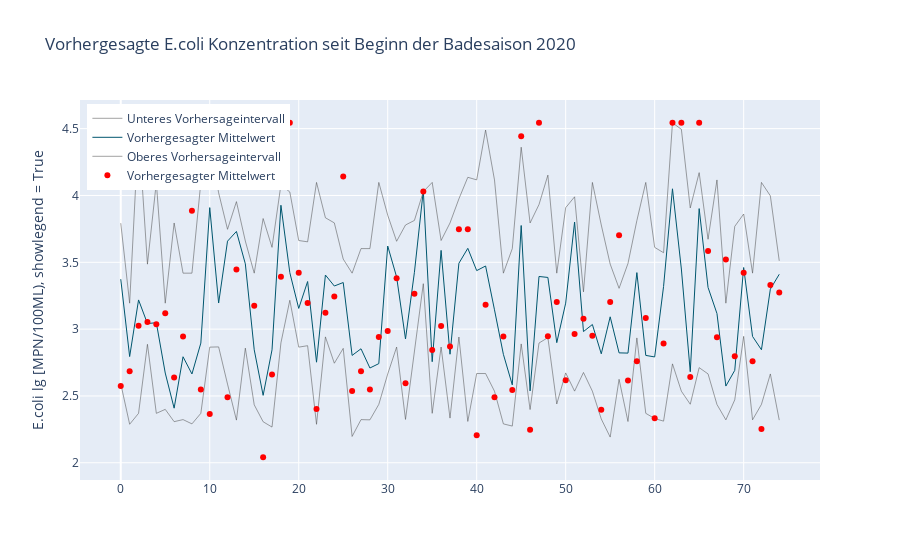

Notebook source saved alongside this figure:
### Code cell
import plotly.graph_objects as go

upper_bound = go.Scatter(name="Oberes Vorhersageintervall",
x= predictions["Nummer"],
y=predictions["upper"],
mode="lines",
line=dict(width=0.5, color="rgba(68, 68, 68, 1)"),
fillcolor="rgba(68, 68, 68, 1)")#, fill="tonexty")

mean = go.Scatter(name="Vorhergesagter Mittelwert",
x= predictions["Nummer"],
y=predictions["mid"],
marker = dict(color = "rgb(0, 86, 110)"),
mode="lines",
line=dict(width=1, color= "rgb(0, 86, 110)"),
fillcolor="rgba(68, 68, 68, 0.1)")#, fill="tonexty")

measurements = go.Scatter(name="Vorhergesagter Mittelwert",
x= predictions["Nummer"],
y=predictions["value"],
marker = dict(color = "red"),
mode="markers",
line=dict(width=1, color= "red"),
fillcolor="rgba(68, 68, 68, 0.1)")#, fill="tonexty")



lower_bound = go.Scatter(name="Unteres Vorhersageintervall",
x= predictions["Nummer"],
y=predictions["lower"],
mode="lines",
line=dict(width=0.5, color="rgba(68, 68, 68, 1)"))

data = [lower_bound, mean, upper_bound, measurements]

layout=go.Layout(title='Vorhergesagte E.coli Konzentration seit Beginn der Badesaison 2020',
yaxis=dict(title="E.coli lg [MPN/100ML), showlegend = True"))

fig=go.Figure(data=data, layout = layout)
fig.update_layout(legend=dict(
    yanchor="top",
    title=None,
    y=0.99,
    xanchor="left",
    x=0.01
))

fig.show()

### Figure 1 — Plotly figure (JSON) as saved in the notebook; plotly's stock layout.template omitted (floating-point values rounded to 4 significant figures)
{"data": [{"line": {"color": "rgba(68, 68, 68, 1)", "width": 0.5}, "mode": "lines", "name": "Unteres Vorhersageintervall", "type": "scatter", "x": [0, 1, 2, 3, 4, 5, 6, 7, 8, 9, 10, 11, 12, 13, 14, 15, 16, 17, 18, 19, 20, 21, 22, 23, 24, 25, 26, 27, 28, 29, 30, 31, 32, 33, 34, 35, 36, 37, 38, 39, 40, 41, 42, 43, 44, 45, 46, 47, 48, 49, 50, 51, 52, 53, 54, 55, 56, 57, 58, 59, 60, 61, 62, 63, 64, 65, 66, 67, 68, 69, 70, 71, 72, 73, 74], "y": [2.592, 2.288, 2.37, 2.887, 2.37, 2.4, 2.308, 2.323, 2.291, 2.37, 2.865, 2.867, 2.589, 2.319, 2.858, 2.434, 2.307, 2.267, 2.897, 3.216, 2.865, 2.876, 2.288, 2.942, 2.745, 2.856, 2.197, 2.323, 2.321, 2.437, 2.664, 2.866, 2.324, 2.83, 3.34, 2.37, 2.866, 2.334, 2.941, 2.309, 2.668, 2.668, 2.536, 2.291, 2.275, 2.889, 2.398, 2.896, 2.936, 2.44, 2.672, 2.536, 2.676, 2.536, 2.328, 2.192, 2.625, 2.309, 2.934, 2.37, 2.331, 2.312, 2.74, 2.536, 2.438, 2.712, 2.665, 2.436, 2.321, 2.471, 2.946, 2.321, 2.437, 2.665, 2.319]}, {"fillcolor": "rgba(68, 68, 68, 0.1)", "line": {"color": "rgb(0, 86, 110)", "width": 1}, "marker": {"color": "rgb(0, 86, 110)"}, "mode": "lines", "name": "Vorhergesagter Mittelwert", "type": "scatter", "x": [0, 1, 2, 3, 4, 5, 6, 7, 8, 9, 10, 11, 12, 13, 14, 15, 16, 17, 18, 19, 20, 21, 22, 23, 24, 25, 26, 27, 28, 29, 30, 31, 32, 33, 34, 35, 36, 37, 38, 39, 40, 41, 42, 43, 44, 45, 46, 47, 48, 49, 50, 51, 52, 53, 54, 55, 56, 57, 58, 59, 60, 61, 62, 63, 64, 65, 66, 67, 68, 69, 70, 71, 72, 73, 74], "y": [3.374, 2.795, 3.218, 3.042, 3.048, 2.672, 2.409, 2.793, 2.665, 2.896, 3.909, 3.195, 3.658, 3.731, 3.488, 2.845, 2.505, 2.845, 3.927, 3.422, 3.155, 3.356, 2.753, 3.405, 3.323, 3.349, 2.803, 2.853, 2.709, 2.742, 3.622, 3.39, 2.926, 3.425, 4.036, 2.756, 3.589, 2.812, 3.493, 3.605, 3.438, 3.472, 3.144, 2.811, 2.583, 3.775, 2.538, 3.394, 3.387, 2.899, 3.194, 3.801, 2.982, 3.035, 2.815, 3.092, 2.822, 2.821, 3.423, 2.803, 2.792, 3.319, 4.05, 3.45, 2.681, 3.902, 3.312, 3.117, 2.574, 2.692, 3.461, 2.945, 2.846, 3.299, 3.411]}, {"fillcolor": "rgba(68, 68, 68, 1)", "line": {"color": "rgba(68, 68, 68, 1)", "width": 0.5}, "mode": "lines", "name": "Oberes Vorhersageintervall", "type": "scatter", "x": [0, 1, 2, 3, 4, 5, 6, 7, 8, 9, 10, 11, 12, 13, 14, 15, 16, 17, 18, 19, 20, 21, 22, 23, 24, 25, 26, 27, 28, 29, 30, 31, 32, 33, 34, 35, 36, 37, 38, 39, 40, 41, 42, 43, 44, 45, 46, 47, 48, 49, 50, 51, 52, 53, 54, 55, 56, 57, 58, 59, 60, 61, 62, 63, 64, 65, 66, 67, 68, 69, 70, 71, 72, 73, 74], "y": [3.793, 3.194, 4.495, 3.486, 4.098, 3.194, 3.794, 3.419, 3.419, 4.098, 4.39, 4.02, 3.747, 3.954, 3.659, 3.419, 3.827, 3.612, 4.079, 4.026, 3.663, 3.653, 4.098, 3.833, 3.795, 3.524, 3.419, 3.602, 3.602, 4.098, 3.853, 3.657, 3.779, 3.813, 4.029, 4.098, 3.663, 3.794, 3.975, 4.136, 4.117, 4.489, 4.116, 3.419, 3.602, 4.361, 3.794, 3.932, 4.152, 3.419, 3.908, 3.99, 3.279, 4.098, 3.779, 3.487, 3.305, 3.491, 3.812, 4.098, 3.612, 3.572, 4.543, 4.495, 3.906, 4.171, 3.672, 4.116, 3.194, 3.769, 3.861, 3.419, 4.098, 3.997, 3.511]}, {"fillcolor": "rgba(68, 68, 68, 0.1)", "line": {"color": "red", "width": 1}, "marker": {"color": "red"}, "mode": "markers", "name": "Vorhergesagter Mittelwert", "type": "scatter", "x": [0, 1, 2, 3, 4, 5, 6, 7, 8, 9, 10, 11, 12, 13, 14, 15, 16, 17, 18, 19, 20, 21, 22, 23, 24, 25, 26, 27, 28, 29, 30, 31, 32, 33, 34, 35, 36, 37, 38, 39, 40, 41, 42, 43, 44, 45, 46, 47, 48, 49, 50, 51, 52, 53, 54, 55, 56, 57, 58, 59, 60, 61, 62, 63, 64, 65, 66, 67, 68, 69, 70, 71, 72, 73, 74], "y": [2.574, 2.686, 3.026, 3.054, 3.037, 3.12, 2.637, 2.945, 3.886, 2.548, 2.365, 4.544, 2.49, 3.446, 4.374, 3.174, 2.041, 2.66, 3.393, 4.544, 3.421, 3.195, 2.403, 3.123, 3.245, 4.142, 2.537, 2.686, 2.548, 2.941, 2.986, 3.381, 2.594, 3.264, 4.029, 2.843, 3.024, 2.87, 3.748, 3.748, 2.207, 3.183, 2.49, 2.945, 2.544, 4.443, 2.248, 4.544, 2.947, 3.204, 2.618, 2.963, 3.077, 2.951, 2.396, 3.204, 3.702, 2.615, 2.759, 3.084, 2.332, 2.893, 4.544, 4.544, 2.641, 4.544, 3.585, 2.939, 3.52, 2.797, 3.422, 2.759, 2.253, 3.33, 3.275]}], "layout": {"legend": {"title": {}, "x": 0.01, "xanchor": "left", "y": 0.99, "yanchor": "top"}, "title": {"text": "Vorhergesagte E.coli Konzentration seit Beginn der Badesaison 2020"}, "yaxis": {"title": {"text": "E.coli lg [MPN/100ML), showlegend = True"}}}}
